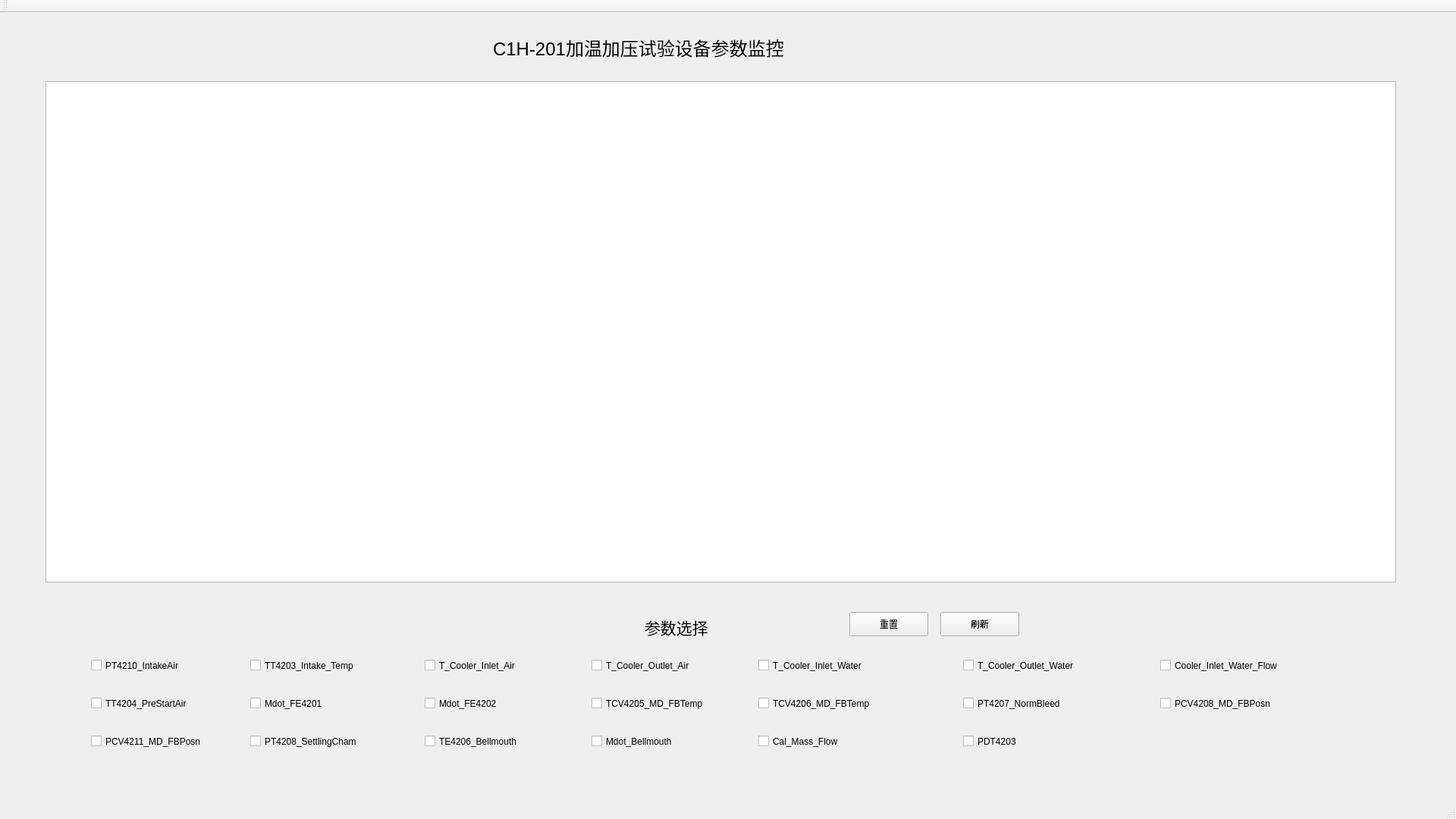
<?xml version="1.0" encoding="UTF-8"?>
<ui version="4.0">
 <class>MainWindow</class>
 <widget class="QMainWindow" name="MainWindow">
  <property name="geometry">
   <rect>
    <x>0</x>
    <y>0</y>
    <width>1920</width>
    <height>1080</height>
   </rect>
  </property>
  <property name="windowTitle">
   <string>MainWindow</string>
  </property>
  <widget class="QWidget" name="centralWidget">
   <widget class="QChartView" name="graphicsView">
    <property name="geometry">
     <rect>
      <x>60</x>
      <y>90</y>
      <width>1781</width>
      <height>661</height>
     </rect>
    </property>
    <property name="resizeAnchor">
     <enum>QGraphicsView::AnchorViewCenter</enum>
    </property>
   </widget>
   <widget class="QCheckBox" name="checkBox">
    <property name="geometry">
     <rect>
      <x>120</x>
      <y>850</y>
      <width>181</width>
      <height>21</height>
     </rect>
    </property>
    <property name="text">
     <string>PT4210_IntakeAir</string>
    </property>
    <attribute name="buttonGroup">
     <string notr="true">buttonGroup</string>
    </attribute>
   </widget>
   <widget class="QCheckBox" name="checkBox_2">
    <property name="geometry">
     <rect>
      <x>330</x>
      <y>850</y>
      <width>201</width>
      <height>21</height>
     </rect>
    </property>
    <property name="text">
     <string>TT4203_Intake_Temp</string>
    </property>
    <attribute name="buttonGroup">
     <string notr="true">buttonGroup</string>
    </attribute>
   </widget>
   <widget class="QCheckBox" name="checkBox_3">
    <property name="geometry">
     <rect>
      <x>560</x>
      <y>850</y>
      <width>191</width>
      <height>21</height>
     </rect>
    </property>
    <property name="text">
     <string>T_Cooler_Inlet_Air</string>
    </property>
    <attribute name="buttonGroup">
     <string notr="true">buttonGroup</string>
    </attribute>
   </widget>
   <widget class="QCheckBox" name="checkBox_4">
    <property name="geometry">
     <rect>
      <x>780</x>
      <y>850</y>
      <width>201</width>
      <height>21</height>
     </rect>
    </property>
    <property name="text">
     <string>T_Cooler_Outlet_Air</string>
    </property>
    <attribute name="buttonGroup">
     <string notr="true">buttonGroup</string>
    </attribute>
   </widget>
   <widget class="QCheckBox" name="checkBox_5">
    <property name="geometry">
     <rect>
      <x>1000</x>
      <y>850</y>
      <width>231</width>
      <height>21</height>
     </rect>
    </property>
    <property name="text">
     <string>T_Cooler_Inlet_Water</string>
    </property>
    <attribute name="buttonGroup">
     <string notr="true">buttonGroup</string>
    </attribute>
   </widget>
   <widget class="QCheckBox" name="checkBox_6">
    <property name="geometry">
     <rect>
      <x>1270</x>
      <y>850</y>
      <width>231</width>
      <height>21</height>
     </rect>
    </property>
    <property name="text">
     <string>T_Cooler_Outlet_Water</string>
    </property>
    <attribute name="buttonGroup">
     <string notr="true">buttonGroup</string>
    </attribute>
   </widget>
   <widget class="QPushButton" name="pushButton_Refresh">
    <property name="geometry">
     <rect>
      <x>1240</x>
      <y>790</y>
      <width>104</width>
      <height>32</height>
     </rect>
    </property>
    <property name="text">
     <string>刷新</string>
    </property>
   </widget>
   <widget class="QCheckBox" name="checkBox_7">
    <property name="geometry">
     <rect>
      <x>1530</x>
      <y>850</y>
      <width>281</width>
      <height>21</height>
     </rect>
    </property>
    <property name="text">
     <string>Cooler_Inlet_Water_Flow</string>
    </property>
    <attribute name="buttonGroup">
     <string notr="true">buttonGroup</string>
    </attribute>
   </widget>
   <widget class="QCheckBox" name="checkBox_8">
    <property name="geometry">
     <rect>
      <x>330</x>
      <y>900</y>
      <width>181</width>
      <height>21</height>
     </rect>
    </property>
    <property name="text">
     <string>Mdot_FE4201</string>
    </property>
    <attribute name="buttonGroup">
     <string notr="true">buttonGroup</string>
    </attribute>
   </widget>
   <widget class="QCheckBox" name="checkBox_9">
    <property name="geometry">
     <rect>
      <x>120</x>
      <y>900</y>
      <width>191</width>
      <height>21</height>
     </rect>
    </property>
    <property name="text">
     <string>TT4204_PreStartAir</string>
    </property>
    <attribute name="buttonGroup">
     <string notr="true">buttonGroup</string>
    </attribute>
   </widget>
   <widget class="QCheckBox" name="checkBox_10">
    <property name="geometry">
     <rect>
      <x>560</x>
      <y>900</y>
      <width>181</width>
      <height>21</height>
     </rect>
    </property>
    <property name="text">
     <string>Mdot_FE4202</string>
    </property>
    <attribute name="buttonGroup">
     <string notr="true">buttonGroup</string>
    </attribute>
   </widget>
   <widget class="QCheckBox" name="checkBox_11">
    <property name="geometry">
     <rect>
      <x>780</x>
      <y>900</y>
      <width>211</width>
      <height>21</height>
     </rect>
    </property>
    <property name="text">
     <string>TCV4205_MD_FBTemp</string>
    </property>
    <attribute name="buttonGroup">
     <string notr="true">buttonGroup</string>
    </attribute>
   </widget>
   <widget class="QCheckBox" name="checkBox_12">
    <property name="geometry">
     <rect>
      <x>1000</x>
      <y>900</y>
      <width>211</width>
      <height>21</height>
     </rect>
    </property>
    <property name="text">
     <string>TCV4206_MD_FBTemp</string>
    </property>
    <attribute name="buttonGroup">
     <string notr="true">buttonGroup</string>
    </attribute>
   </widget>
   <widget class="QCheckBox" name="checkBox_13">
    <property name="geometry">
     <rect>
      <x>1270</x>
      <y>900</y>
      <width>221</width>
      <height>21</height>
     </rect>
    </property>
    <property name="text">
     <string>PT4207_NormBleed</string>
    </property>
    <attribute name="buttonGroup">
     <string notr="true">buttonGroup</string>
    </attribute>
   </widget>
   <widget class="QCheckBox" name="checkBox_14">
    <property name="geometry">
     <rect>
      <x>1530</x>
      <y>900</y>
      <width>241</width>
      <height>21</height>
     </rect>
    </property>
    <property name="text">
     <string>PCV4208_MD_FBPosn</string>
    </property>
    <attribute name="buttonGroup">
     <string notr="true">buttonGroup</string>
    </attribute>
   </widget>
   <widget class="QLabel" name="label">
    <property name="geometry">
     <rect>
      <x>850</x>
      <y>790</y>
      <width>151</width>
      <height>41</height>
     </rect>
    </property>
    <property name="text">
     <string>&lt;html&gt;&lt;head/&gt;&lt;body&gt;&lt;p&gt;&lt;span style=&quot; font-size:16pt;&quot;&gt;                  参数选择&lt;/span&gt;&lt;/p&gt;&lt;/body&gt;&lt;/html&gt;</string>
    </property>
    <property name="scaledContents">
     <bool>false</bool>
    </property>
    <property name="margin">
     <number>0</number>
    </property>
   </widget>
   <widget class="QCheckBox" name="checkBox_15">
    <property name="geometry">
     <rect>
      <x>120</x>
      <y>950</y>
      <width>201</width>
      <height>21</height>
     </rect>
    </property>
    <property name="text">
     <string>PCV4211_MD_FBPosn</string>
    </property>
    <attribute name="buttonGroup">
     <string notr="true">buttonGroup</string>
    </attribute>
   </widget>
   <widget class="QCheckBox" name="checkBox_16">
    <property name="geometry">
     <rect>
      <x>330</x>
      <y>950</y>
      <width>231</width>
      <height>21</height>
     </rect>
    </property>
    <property name="text">
     <string>PT4208_SettlingCham</string>
    </property>
    <attribute name="buttonGroup">
     <string notr="true">buttonGroup</string>
    </attribute>
   </widget>
   <widget class="QCheckBox" name="checkBox_17">
    <property name="geometry">
     <rect>
      <x>560</x>
      <y>950</y>
      <width>211</width>
      <height>21</height>
     </rect>
    </property>
    <property name="text">
     <string>TE4206_Bellmouth</string>
    </property>
    <attribute name="buttonGroup">
     <string notr="true">buttonGroup</string>
    </attribute>
   </widget>
   <widget class="QCheckBox" name="checkBox_18">
    <property name="geometry">
     <rect>
      <x>780</x>
      <y>950</y>
      <width>181</width>
      <height>21</height>
     </rect>
    </property>
    <property name="text">
     <string>Mdot_Bellmouth</string>
    </property>
    <attribute name="buttonGroup">
     <string notr="true">buttonGroup</string>
    </attribute>
   </widget>
   <widget class="QCheckBox" name="checkBox_19">
    <property name="geometry">
     <rect>
      <x>1000</x>
      <y>950</y>
      <width>191</width>
      <height>21</height>
     </rect>
    </property>
    <property name="text">
     <string>Cal_Mass_Flow</string>
    </property>
    <attribute name="buttonGroup">
     <string notr="true">buttonGroup</string>
    </attribute>
   </widget>
   <widget class="QCheckBox" name="checkBox_20">
    <property name="geometry">
     <rect>
      <x>1270</x>
      <y>950</y>
      <width>100</width>
      <height>21</height>
     </rect>
    </property>
    <property name="text">
     <string>PDT4203</string>
    </property>
    <attribute name="buttonGroup">
     <string notr="true">buttonGroup</string>
    </attribute>
   </widget>
   <widget class="QLabel" name="label_2">
    <property name="geometry">
     <rect>
      <x>650</x>
      <y>10</y>
      <width>681</width>
      <height>71</height>
     </rect>
    </property>
    <property name="text">
     <string>&lt;html&gt;&lt;head/&gt;&lt;body&gt;&lt;p&gt;&lt;span style=&quot; font-size:18pt;&quot;&gt;C1H-201加温加压试验设备参数监控&lt;/span&gt;&lt;/p&gt;&lt;/body&gt;&lt;/html&gt;</string>
    </property>
   </widget>
   <widget class="QPushButton" name="pushButton_Reset">
    <property name="geometry">
     <rect>
      <x>1120</x>
      <y>790</y>
      <width>104</width>
      <height>32</height>
     </rect>
    </property>
    <property name="text">
     <string>重置</string>
    </property>
   </widget>
  </widget>
  <widget class="QMenuBar" name="menuBar">
   <property name="geometry">
    <rect>
     <x>0</x>
     <y>0</y>
     <width>1920</width>
     <height>29</height>
    </rect>
   </property>
  </widget>
  <widget class="QToolBar" name="mainToolBar">
   <attribute name="toolBarArea">
    <enum>TopToolBarArea</enum>
   </attribute>
   <attribute name="toolBarBreak">
    <bool>false</bool>
   </attribute>
  </widget>
  <widget class="QStatusBar" name="statusBar"/>
 </widget>
 <layoutdefault spacing="6" margin="11"/>
 <customwidgets>
  <customwidget>
   <class>QChartView</class>
   <extends>QGraphicsView</extends>
   <header location="global">qchartview.h</header>
  </customwidget>
 </customwidgets>
 <resources/>
 <connections/>
 <buttongroups>
  <buttongroup name="buttonGroup">
   <property name="exclusive">
    <bool>false</bool>
   </property>
  </buttongroup>
 </buttongroups>
</ui>
